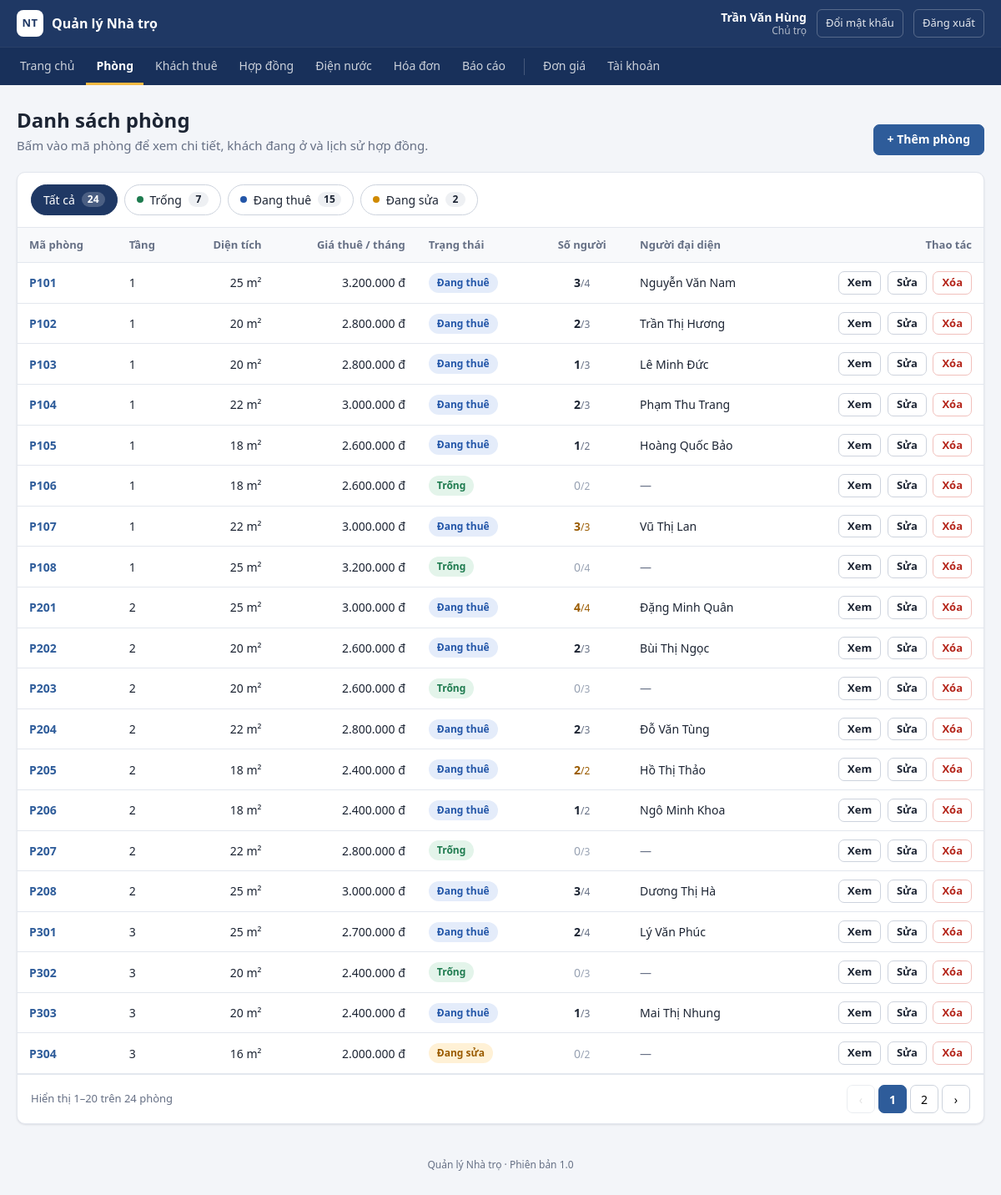
/phong.php (signed in), run on the app's committed database.
### tables this page shows
CREATE TABLE phong (
    id               INT AUTO_INCREMENT PRIMARY KEY,
    ma_phong         VARCHAR(20)  NOT NULL UNIQUE COMMENT 'PH001: mã phòng không được trùng',
    tang             INT          NOT NULL,
    dien_tich        DECIMAL(5,1) NOT NULL COMMENT 'Đơn vị m2',
    gia_thue         INT          NOT NULL COMMENT 'Giá niêm yết VNĐ/tháng; hóa đơn lấy giá chốt trong hợp đồng',
    so_nguoi_toi_da  INT          NOT NULL DEFAULT 2,
    tien_nghi        VARCHAR(255) NULL,
    trang_thai       ENUM('trong', 'dang_thue', 'dang_sua') NOT NULL DEFAULT 'trong',
    ngay_tao         DATETIME NOT NULL DEFAULT CURRENT_TIMESTAMP
);

### phong.php (the view, shortened to what this page needs)
<?php
$ds_phong = db()->query("
    SELECT p.*, k.ho_ten AS khach_dang_o,
           (SELECT COUNT(*) FROM nguoi_o n
            WHERE n.hop_dong_id = h.id AND n.ngay_roi IS NULL) AS so_nguoi_dang_o
    FROM phong p
    LEFT JOIN hop_dong h   ON h.phong_id = p.id AND h.trang_thai = 'hieu_luc'
    LEFT JOIN khach_thue k ON k.id = h.khach_thue_id
    ORDER BY p.tang, p.ma_phong
")->fetchAll();
$so_luong = ['tat_ca' => count($ds_phong)];
foreach (TRANG_THAI_PHONG as $ma => $ten) {
    $so_luong[$ma] = 0;
}
foreach ($ds_phong as $p) {
    $so_luong[$p['trang_thai']]++;
}
$loc_ban_dau = 'tat_ca';
$id_moi = isset($_GET['moi']) ? (int)$_GET['moi'] : 0;
require __DIR__ . '/includes/header.php';
?>
<div class="page-head">
    <div>
        <h1>Danh sách phòng</h1>
        <p class="muted">Bấm vào mã phòng để xem chi tiết, khách đang ở và lịch sử hợp đồng.</p>
    </div>
    <?php if (is_chu_tro()): ?>
        <a class="btn btn-primary" href="phong_form.php">+ Thêm phòng</a>
    <?php endif; ?>
</div>
<div class="card" id="room-list" data-per-page="<?= SO_PHONG_MOI_TRANG ?>" data-initial="<?= e($loc_ban_dau) ?>">
    <div class="filter-bar">
        <button type="button" class="chip" data-filter="tat_ca">
            Tất cả <span class="chip-count"><?= $so_luong['tat_ca'] ?></span>
        </button>
        <?php foreach (TRANG_THAI_PHONG as $ma => $ten): ?>
            <button type="button" class="chip" data-filter="<?= e($ma) ?>">
                <span class="dot dot-<?= e($ma) ?>"></span><?= e($ten) ?>
                <span class="chip-count"><?= $so_luong[$ma] ?></span>
            </button>
        <?php endforeach; ?>
    </div>
    <div class="table-wrap">
        <table class="table">
            <thead>
                <tr>
                    <th>Mã phòng</th>
                    <th>Tầng</th>
                    <th class="num">Diện tích</th>
                    <th class="num">Giá thuê / tháng</th>
                    <th>Trạng thái</th>
                    <th class="center" title="Số người đang ở / số người tối đa của phòng">Số người</th>
                    <th>Người đại diện</th>
                    <th class="actions">Thao tác</th>
                </tr>
            </thead>
            <tbody>
            <?php foreach ($ds_phong as $p): ?>
                <tr data-status="<?= e($p['trang_thai']) ?>"<?= (int)$p['id'] === $id_moi ? ' class="is-new"' : '' ?>>
                    <td><a class="room-code" href="phong_chi_tiet.php?id=<?= (int)$p['id'] ?>"><?= e($p['ma_phong']) ?></a></td>
                    <td><?= (int)$p['tang'] ?></td>
                    <td class="num"><?= e(dien_tich($p['dien_tich'])) ?></td>
                    <td class="num"><?= e(tien($p['gia_thue'])) ?></td>
                    <td><?= nhan($p['trang_thai'], TRANG_THAI_PHONG) ?></td>
                    <td class="center"><?= so_nguoi($p['so_nguoi_dang_o'], $p['so_nguoi_toi_da']) ?></td>
                    <td><?= $p['khach_dang_o'] ? e($p['khach_dang_o']) : '<span class="muted">—</span>' ?></td>
                    <td class="actions">
                        <a class="btn btn-sm" href="phong_chi_tiet.php?id=<?= (int)$p['id'] ?>">Xem</a>
                        <?php if (is_chu_tro()): ?>
                            <a class="btn btn-sm" href="phong_form.php?id=<?= (int)$p['id'] ?>">Sửa</a>
                            <form method="post" action="phong_xoa.php" class="inline"
                                  data-confirm="Bạn có chắc muốn xóa phòng <?= e($p['ma_phong']) ?>? Thao tác này không thể hoàn tác.">
                                <button type="submit" class="btn btn-sm btn-danger">Xóa</button>
                            </form>
                        <?php endif; ?>
                    </td>
                </tr>
            <?php endforeach; ?>
            </tbody>
        </table>
    </div>
    <div class="list-foot">
        <span class="page-info">Tổng cộng <?= $so_luong['tat_ca'] ?> phòng</span>
        <div class="pagination"></div>
    </div>
</div>
<?php require __DIR__ . '/includes/footer.php'; ?>

### includes/functions.php (shortened to what this page needs)
<?php
function db()
{
    static $pdo = null;
    if ($pdo === null) {
        $dsn = 'mysql:host=' . DB_HOST . ';port=' . DB_PORT . ';dbname=' . DB_NAME . ';charset=utf8mb4';
        $pdo = new PDO($dsn, DB_USER, DB_PASS, [
            PDO::ATTR_ERRMODE            => PDO::ERRMODE_EXCEPTION,
            PDO::ATTR_DEFAULT_FETCH_MODE => PDO::FETCH_ASSOC,
        ]);
    }
    return $pdo;
}
function e($gia_tri)
{
    return htmlspecialchars((string)$gia_tri, ENT_QUOTES, 'UTF-8');
}
function current_user()
{
    return isset($_SESSION['user']) ? $_SESSION['user'] : null;
}
function is_chu_tro()
{
    $nguoi_dung = current_user();
    return $nguoi_dung !== null && $nguoi_dung['vai_tro'] === 'chu_tro';
}
    ?>
    <?php
function tien($so)
{
    return number_format((float)$so, 0, ',', '.') . ' đ';
}
function dien_tich($so)
{
    return rtrim(rtrim(number_format((float)$so, 1, ',', '.'), '0'), ',') . ' m²';
}
function nhan($ma, $danh_muc)
{
    $ten = isset($danh_muc[$ma]) ? $danh_muc[$ma] : $ma;
    return '<span class="badge badge-' . e($ma) . '">' . e($ten) . '</span>';
}
function so_nguoi($dang_o, $toi_da)
{
    $dang_o = (int)$dang_o;
    $toi_da = (int)$toi_da;
    $lop    = 'occ';
    $giai_thich = $dang_o . ' người đang ở, tối đa ' . $toi_da . ' người';
    if ($dang_o === 0) {
        $lop .= ' occ-empty';
    } elseif ($dang_o >= $toi_da) {
        $lop .= ' occ-full';
        $giai_thich .= ' (đã đủ người)';
    }
    return '<span class="' . $lop . '" title="' . e($giai_thich) . '">'
         . $dang_o . '<small>/' . $toi_da . '</small></span>';
}

### assets/style.css (style rules this page uses)
:root { --navy: #1F3864; --primary: #2E5C9A; --primary-dark: #244A7C; --primary-soft: #E8EEF8; --bg: #F3F5F9; --card: #FFFFFF; --text: #1C2433; --muted: #667085; --border: #E3E7EE; --input: #CDD3DD; --green: #1E7B4F; --green-soft: #E3F4EA; --blue: #2356A8; --blue-soft: #E4ECFA; --amber: #9A5B00; --amber-soft: #FFF1D6; --red: #B42318; --red-soft: #FDE8E7; --grey-soft: #EEF0F3; --radius: 10px; --shadow: 0 1px 2px rgba(16, 24, 40, .05), 0 1px 3px rgba(16, 24, 40, .06); }
* { box-sizing: border-box; }
html, body { margin: 0; }
body { font-family: "Segoe UI", Roboto, "Helvetica Neue", Arial, sans-serif; font-size: 15px; line-height: 1.5; color: var(--text); background: var(--bg); }
a { color: var(--primary); text-decoration: none; }
h1 { font-size: 24px; margin: 0 0 4px; line-height: 1.3; display: flex; align-items: center; gap: 10px; flex-wrap: wrap; }
p { margin: 0 0 12px; }
.muted { color: var(--muted); }
.page-head { display: flex; justify-content: space-between; align-items: flex-end; gap: 16px; margin-bottom: 20px; flex-wrap: wrap; }
.page-head p { margin: 0; }
.card { background: var(--card); border: 1px solid var(--border); border-radius: var(--radius); box-shadow: var(--shadow); }
.btn { display: inline-flex; align-items: center; justify-content: center; gap: 6px; padding: 9px 16px; border-radius: 7px; border: 1px solid var(--input); background: #fff; color: var(--text); font: inherit; font-size: 14px; font-weight: 600; line-height: 1.2; cursor: pointer; white-space: nowrap; }
.btn-primary { background: var(--primary); border-color: var(--primary); color: #fff; }
.btn-danger { color: var(--red); border-color: #F1C0BC; }
.btn-sm { padding: 5px 10px; font-size: 13px; }
form.inline { display: inline; }
.table-wrap { overflow-x: auto; }
.table { width: 100%; border-collapse: collapse; font-size: 14px; }
.table th { text-align: left; font-size: 13px; font-weight: 600; color: var(--muted); background: #F8F9FB; padding: 11px 14px; border-bottom: 1px solid var(--border); white-space: nowrap; }
.table td { padding: 10px 14px; border-bottom: 1px solid var(--border); vertical-align: middle; }
.table th.center, .table td.center { text-align: center; }
.occ { font-weight: 700; font-variant-numeric: tabular-nums; white-space: nowrap; color: var(--text); cursor: default; }
.occ small { font-size: 12px; font-weight: 500; color: var(--muted); }
.occ-empty, .occ-empty small { color: #98A2B3; font-weight: 500; }
.occ-full, .occ-full small { color: var(--amber); }
.table .num { text-align: right; white-space: nowrap; font-variant-numeric: tabular-nums; }
.table .actions { text-align: right; white-space: nowrap; }
.table .actions > * + * { margin-left: 4px; }
.room-code { font-weight: 700; }
.badge { display: inline-block; padding: 3px 10px; border-radius: 999px; font-size: 12px; font-weight: 600; white-space: nowrap; background: var(--grey-soft); color: #475467; vertical-align: middle; }
.badge-trong, .badge-hieu_luc, .badge-da_xong, .badge-hoat_dong { background: var(--green-soft); color: var(--green); }
.badge-dang_thue { background: var(--blue-soft); color: var(--blue); }
.badge-dang_sua, .badge-dang_xu_ly { background: var(--amber-soft); color: var(--amber); }
.filter-bar { display: flex; gap: 8px; flex-wrap: wrap; padding: 14px 16px; border-bottom: 1px solid var(--border); }
.chip { display: inline-flex; align-items: center; gap: 8px; padding: 7px 14px; border-radius: 999px; border: 1px solid var(--input); background: #fff; font: inherit; font-size: 14px; color: var(--text); cursor: pointer; }
.chip-count { min-width: 24px; padding: 0 7px; border-radius: 999px; background: var(--grey-soft); font-size: 12px; font-weight: 700; text-align: center; }
.chip.active { background: var(--navy); border-color: var(--navy); color: #fff; }
.chip.active .chip-count { background: rgba(255, 255, 255, .2); color: #fff; }
.dot { width: 8px; height: 8px; border-radius: 50%; display: inline-block; }
.dot-trong { background: var(--green); }
.dot-dang_thue { background: var(--blue); }
.dot-dang_sua { background: #D08A00; }
.list-foot { display: flex; justify-content: space-between; align-items: center; gap: 12px; padding: 12px 16px; border-top: 1px solid var(--border); flex-wrap: wrap; min-height: 58px; }
.page-info { color: var(--muted); font-size: 13px; }
.pagination { display: flex; gap: 4px; }
.center { text-align: center; }

### data on the page
phong: ma_phong "P101", tang "1", dien_tich "25 m²", gia_thue "3.200.000 đ", trang_thai "Đang thuê", dang_o "3", so_nguoi_toi_da "4", khach_dang_o "Nguyễn Văn Nam"
phong: ma_phong "P102", tang "1", dien_tich "20 m²", gia_thue "2.800.000 đ", trang_thai "Đang thuê", dang_o "2", so_nguoi_toi_da "3", khach_dang_o "Trần Thị Hương"
phong: ma_phong "P103", tang "1", dien_tich "20 m²", gia_thue "2.800.000 đ", trang_thai "Đang thuê", dang_o "1", so_nguoi_toi_da "3", khach_dang_o "Lê Minh Đức"
phong: ma_phong "P104", tang "1", dien_tich "22 m²", gia_thue "3.000.000 đ", trang_thai "Đang thuê", dang_o "2", so_nguoi_toi_da "3", khach_dang_o "Phạm Thu Trang"
phong: ma_phong "P105", tang "1", dien_tich "18 m²", gia_thue "2.600.000 đ", trang_thai "Đang thuê", dang_o "1", so_nguoi_toi_da "2", khach_dang_o "Hoàng Quốc Bảo"
phong: ma_phong "P106", tang "1", dien_tich "18 m²", gia_thue "2.600.000 đ", trang_thai "Trống", dang_o "0", so_nguoi_toi_da "2"
phong: ma_phong "P107", tang "1", dien_tich "22 m²", gia_thue "3.000.000 đ", trang_thai "Đang thuê", dang_o "3", so_nguoi_toi_da "3", khach_dang_o "Vũ Thị Lan"
phong: ma_phong "P108", tang "1", dien_tich "25 m²", gia_thue "3.200.000 đ", trang_thai "Trống", dang_o "0", so_nguoi_toi_da "4"
phong: ma_phong "P201", tang "2", dien_tich "25 m²", gia_thue "3.000.000 đ", trang_thai "Đang thuê", dang_o "4", so_nguoi_toi_da "4", khach_dang_o "Đặng Minh Quân"
phong: ma_phong "P202", tang "2", dien_tich "20 m²", gia_thue "2.600.000 đ", trang_thai "Đang thuê", dang_o "2", so_nguoi_toi_da "3", khach_dang_o "Bùi Thị Ngọc"
phong: ma_phong "P203", tang "2", dien_tich "20 m²", gia_thue "2.600.000 đ", trang_thai "Trống", dang_o "0", so_nguoi_toi_da "3"
phong: ma_phong "P204", tang "2", dien_tich "22 m²", gia_thue "2.800.000 đ", trang_thai "Đang thuê", dang_o "2", so_nguoi_toi_da "3", khach_dang_o "Đỗ Văn Tùng"
phong: ma_phong "P205", tang "2", dien_tich "18 m²", gia_thue "2.400.000 đ", trang_thai "Đang thuê", dang_o "2", so_nguoi_toi_da "2", khach_dang_o "Hồ Thị Thảo"
phong: ma_phong "P206", tang "2", dien_tich "18 m²", gia_thue "2.400.000 đ", trang_thai "Đang thuê", dang_o "1", so_nguoi_toi_da "2", khach_dang_o "Ngô Minh Khoa"
phong: ma_phong "P207", tang "2", dien_tich "22 m²", gia_thue "2.800.000 đ", trang_thai "Trống", dang_o "0", so_nguoi_toi_da "3"
phong: ma_phong "P208", tang "2", dien_tich "25 m²", gia_thue "3.000.000 đ", trang_thai "Đang thuê", dang_o "3", so_nguoi_toi_da "4", khach_dang_o "Dương Thị Hà"
phong: ma_phong "P301", tang "3", dien_tich "25 m²", gia_thue "2.700.000 đ", trang_thai "Đang thuê", dang_o "2", so_nguoi_toi_da "4", khach_dang_o "Lý Văn Phúc"
phong: ma_phong "P302", tang "3", dien_tich "20 m²", gia_thue "2.400.000 đ", trang_thai "Trống", dang_o "0", so_nguoi_toi_da "3"
phong: ma_phong "P303", tang "3", dien_tich "20 m²", gia_thue "2.400.000 đ", trang_thai "Đang thuê", dang_o "1", so_nguoi_toi_da "3", khach_dang_o "Mai Thị Nhung"
phong: ma_phong "P304", tang "3", dien_tich "16 m²", gia_thue "2.000.000 đ", trang_thai "Đang sửa", dang_o "0", so_nguoi_toi_da "2"

### other printed values
APP_NAME "Quản lý Nhà trọ"
$nguoi_dung['ho_ten'] "Trần Văn Hùng"
VAI_TRO[$nguoi_dung['vai_tro']] "Chủ trọ"
$so_luong['tat_ca'] "24"
$ten "Trống"
$so_luong[$ma] "7"
$ten "Đang thuê"
$so_luong[$ma] "15"
$ten "Đang sửa"
$so_luong[$ma] "2"
APP_VERSION "1.0"
